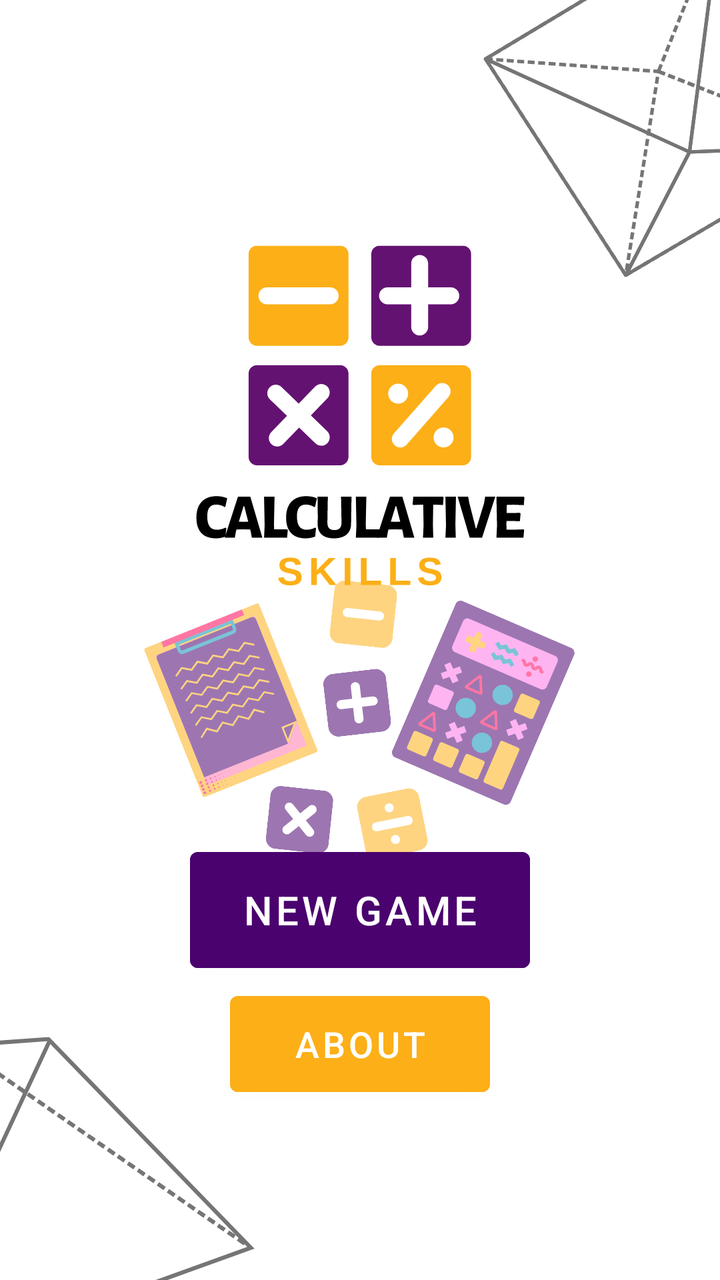
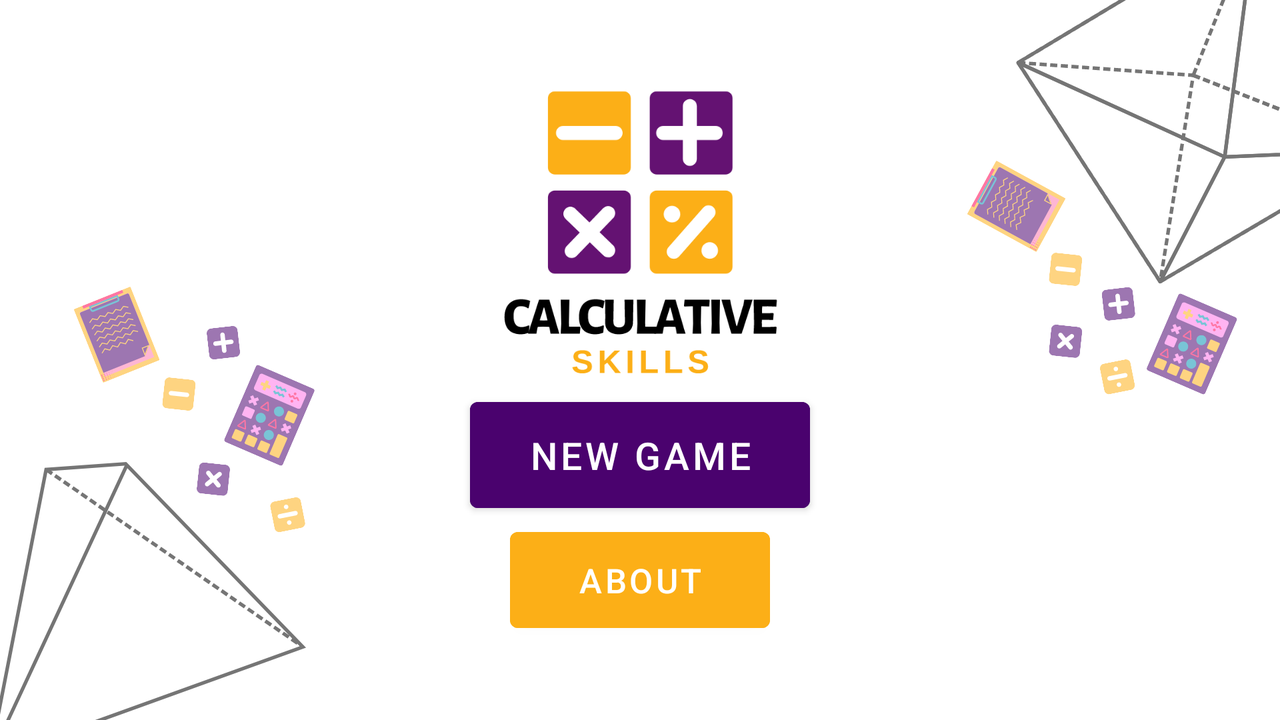

Two renders of one Android screen. The first uses the default layout on a phone; the second uses the alternative layout the repository ships for a different screen configuration, on a matching device. The two XML files are below.
<!-- AndroidManifest.xml: application theme Theme.CalculativeSkills -->
<!-- res/layout/activity_main.xml -->
<?xml version="1.0" encoding="utf-8"?>
<androidx.constraintlayout.widget.ConstraintLayout xmlns:android="http://schemas.android.com/apk/res/android"
    xmlns:app="http://schemas.android.com/apk/res-auto"
    xmlns:tools="http://schemas.android.com/tools"
    android:id="@+id/constraint_layout"
    android:layout_width="match_parent"
    android:layout_height="match_parent"
    android:background="@drawable/calculative_skills_main_bg_p"
    tools:context=".MainActivity">

    <androidx.constraintlayout.widget.ConstraintLayout
        android:layout_width="match_parent"
        android:layout_height="match_parent"
        android:background="#75FFFFFF"
        android:backgroundTint="#FFFFFF"
        app:layout_constraintBottom_toBottomOf="parent"
        app:layout_constraintEnd_toEndOf="parent"
        app:layout_constraintStart_toStartOf="parent"
        app:layout_constraintTop_toTopOf="parent">

    </androidx.constraintlayout.widget.ConstraintLayout>

    <Button
        android:id="@+id/newGameButton"
        android:layout_width="170dp"
        android:layout_height="70dp"
        android:layout_marginBottom="150dp"
        android:backgroundTint="#4A026E"
        android:focusable="auto"
        android:text="@string/new_game"
        android:textColor="#FFFFFF"
        android:textSize="20sp"
        app:iconTint="#FFFFFF"
        app:layout_constraintBottom_toBottomOf="parent"
        app:layout_constraintEnd_toEndOf="parent"
        app:layout_constraintStart_toStartOf="parent"
        app:strokeColor="#401010"
        tools:ignore="TextContrastCheck" />

    <Button
        android:id="@+id/aboutButton"
        android:layout_width="130dp"
        android:layout_height="60dp"
        android:layout_marginTop="2dp"
        android:backgroundTint="#FCAF17"
        android:focusable="auto"
        android:text="@string/about"
        android:textColor="#FFFFFF"
        android:textSize="18sp"
        app:layout_constraintEnd_toEndOf="@+id/newGameButton"
        app:layout_constraintStart_toStartOf="@+id/newGameButton"
        app:layout_constraintTop_toBottomOf="@+id/newGameButton"
        tools:ignore="TextContrastCheck" />

    <ImageView
        android:id="@+id/mainLogo"
        android:layout_width="300dp"
        android:layout_height="300dp"
        android:layout_marginTop="60dp"
        android:contentDescription="@string/logo"
        app:layout_constraintEnd_toEndOf="parent"
        app:layout_constraintStart_toStartOf="parent"
        app:layout_constraintTop_toTopOf="parent"
        app:srcCompat="@drawable/ic_calculative_skills_logo" />

</androidx.constraintlayout.widget.ConstraintLayout>
<!-- resources referenced by this layout -->
<resources>
  <!-- drawable calculative_skills_main_bg_p: vector/xml drawable (drawable, 106656 chars, omitted) -->
  <!-- drawable ic_calculative_skills_logo: vector/xml drawable (drawable, 12404 chars, omitted) -->
  <string name="about">ABOUT</string>
  <string name="logo">logo</string>
  <string name="new_game">NEW GAME</string>
  <style name="Theme.CalculativeSkills" parent="Theme.MaterialComponents.DayNight.DarkActionBar">
          
          <item name="colorPrimary">@color/black</item>
          <item name="colorPrimaryVariant">@color/black</item>
          <item name="colorOnPrimary">@color/white</item>
          
          <item name="colorSecondary">@color/teal_200</item>
          <item name="colorSecondaryVariant">@color/teal_700</item>
          <item name="colorOnSecondary">@color/black</item>
          
          <item name="android:statusBarColor" tools:targetApi="l">?attr/colorPrimaryVariant</item>
          
      </style>
</resources>
<!-- res/layout-land/activity_main.xml (the repository's variant of the layout above) -->
<!-- drawn on the phone turned sideways -->
<?xml version="1.0" encoding="utf-8"?>

<androidx.constraintlayout.widget.ConstraintLayout xmlns:android="http://schemas.android.com/apk/res/android"
    xmlns:app="http://schemas.android.com/apk/res-auto"
    xmlns:tools="http://schemas.android.com/tools"
    android:id="@+id/constraint_layout"
    android:layout_width="match_parent"
    android:layout_height="match_parent"
    android:background="@drawable/calculative_skills_main_bg_l">

    <androidx.constraintlayout.widget.ConstraintLayout
        android:layout_width="match_parent"
        android:layout_height="match_parent"
        android:background="#75FFFFFF"
        android:backgroundTint="#FFFFFF"
        app:layout_constraintBottom_toBottomOf="parent"
        app:layout_constraintEnd_toEndOf="parent"
        app:layout_constraintStart_toStartOf="parent"
        app:layout_constraintTop_toTopOf="parent">

    </androidx.constraintlayout.widget.ConstraintLayout>

    <Button
        android:id="@+id/aboutButton"
        android:layout_width="130dp"
        android:layout_height="60dp"
        android:layout_marginStart="308dp"
        android:layout_marginEnd="308dp"
        android:layout_marginBottom="40dp"
        android:backgroundTint="#FCAF17"
        android:focusable="auto"
        android:text="@string/about"
        android:textColor="#FFFFFF"
        android:textSize="17sp"
        app:layout_constraintBottom_toBottomOf="parent"
        app:layout_constraintEnd_toEndOf="parent"
        app:layout_constraintStart_toStartOf="parent"
        tools:ignore="TextContrastCheck" />

    <Button
        android:id="@+id/newGameButton"
        android:layout_width="170dp"
        android:layout_height="65dp"
        android:backgroundTint="#4A026E"
        android:focusable="auto"
        android:text="@string/new_game"
        android:textColor="#FFFFFF"
        android:textSize="19sp"
        app:iconTint="#FFFFFF"
        app:layout_constraintBottom_toTopOf="@+id/aboutButton"
        app:layout_constraintEnd_toEndOf="parent"
        app:layout_constraintStart_toStartOf="parent"
        app:strokeColor="#401010" />

    <ImageView
        android:id="@+id/mainLogo"
        android:layout_width="249dp"
        android:layout_height="260dp"
        android:layout_marginTop="40dp"
        android:contentDescription="@string/logo"
        app:layout_constraintBottom_toTopOf="@+id/newGameButton"
        app:layout_constraintEnd_toEndOf="parent"
        app:layout_constraintStart_toStartOf="parent"
        app:layout_constraintTop_toTopOf="parent"
        app:srcCompat="@drawable/ic_calculative_skills_logo" />
</androidx.constraintlayout.widget.ConstraintLayout>
<!-- resources referenced by the variant -->
<!-- as the phone turned sideways resolves them -->
<resources>
  <!-- drawable calculative_skills_main_bg_l: vector/xml drawable (drawable, 201077 chars, omitted) -->
  <!-- drawable ic_calculative_skills_logo: vector/xml drawable (drawable, 12404 chars, omitted) -->
  <string name="about">ABOUT</string>
  <string name="logo">logo</string>
  <string name="new_game">NEW GAME</string>
  <style name="Theme.CalculativeSkills" parent="Theme.MaterialComponents.DayNight.DarkActionBar">
          
          <item name="colorPrimary">@color/black</item>
          <item name="colorPrimaryVariant">@color/black</item>
          <item name="colorOnPrimary">@color/white</item>
          
          <item name="colorSecondary">@color/teal_200</item>
          <item name="colorSecondaryVariant">@color/teal_700</item>
          <item name="colorOnSecondary">@color/black</item>
          
          <item name="android:statusBarColor" tools:targetApi="l">?attr/colorPrimaryVariant</item>
          
      </style>
</resources>
